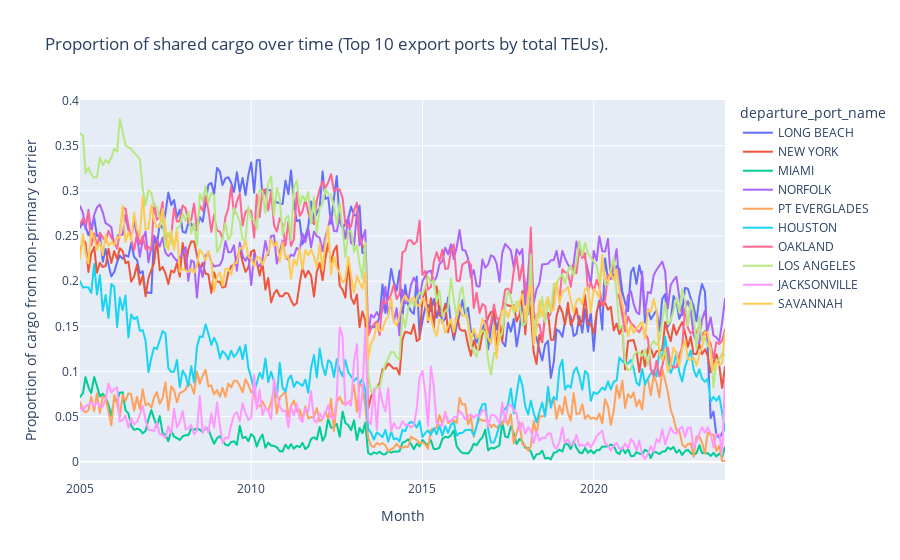

The cell this chart's notebook holds for it:
### Code cell
sharing_over_time_plotly(
    data_lf=exports_lf,
    group_var='departure_port_name',
    include_missing_voyages=False,
    title='Proportion of shared cargo over time (Top 10 export ports by total TEUs).')

### Figure 1 — Plotly figure (JSON) as saved in the notebook; plotly's stock layout.template omitted (floating-point values rounded to 4 significant figures; data arrays with more than 128 entries replaced by an {"elided": "..."} marker saying what was removed)
{"data": [{"hovertemplate": "departure_port_name=LONG BEACH<br>Month=%{x}<br>Proportion of cargo from non-primary carrier=%{y}<extra></extra>", "legendgroup": "LONG BEACH", "line": {"color": "#636efa", "dash": "solid"}, "marker": {"symbol": "circle"}, "mode": "lines", "name": "LONG BEACH", "showlegend": true, "type": "scattergl", "x": {"elided": "227 str values"}, "xaxis": "x", "y": {"elided": "227 float values"}, "yaxis": "y"}, {"hovertemplate": "departure_port_name=NEW YORK<br>Month=%{x}<br>Proportion of cargo from non-primary carrier=%{y}<extra></extra>", "legendgroup": "NEW YORK", "line": {"color": "#EF553B", "dash": "solid"}, "marker": {"symbol": "circle"}, "mode": "lines", "name": "NEW YORK", "showlegend": true, "type": "scattergl", "x": {"elided": "227 str values"}, "xaxis": "x", "y": {"elided": "227 float values"}, "yaxis": "y"}, {"hovertemplate": "departure_port_name=MIAMI<br>Month=%{x}<br>Proportion of cargo from non-primary carrier=%{y}<extra></extra>", "legendgroup": "MIAMI", "line": {"color": "#00cc96", "dash": "solid"}, "marker": {"symbol": "circle"}, "mode": "lines", "name": "MIAMI", "showlegend": true, "type": "scattergl", "x": {"elided": "227 str values"}, "xaxis": "x", "y": {"elided": "227 float values"}, "yaxis": "y"}, {"hovertemplate": "departure_port_name=NORFOLK<br>Month=%{x}<br>Proportion of cargo from non-primary carrier=%{y}<extra></extra>", "legendgroup": "NORFOLK", "line": {"color": "#ab63fa", "dash": "solid"}, "marker": {"symbol": "circle"}, "mode": "lines", "name": "NORFOLK", "showlegend": true, "type": "scattergl", "x": {"elided": "227 str values"}, "xaxis": "x", "y": {"elided": "227 float values"}, "yaxis": "y"}, {"hovertemplate": "departure_port_name=PT EVERGLADES<br>Month=%{x}<br>Proportion of cargo from non-primary carrier=%{y}<extra></extra>", "legendgroup": "PT EVERGLADES", "line": {"color": "#FFA15A", "dash": "solid"}, "marker": {"symbol": "circle"}, "mode": "lines", "name": "PT EVERGLADES", "showlegend": true, "type": "scattergl", "x": {"elided": "227 str values"}, "xaxis": "x", "y": {"elided": "227 float values"}, "yaxis": "y"}, {"hovertemplate": "departure_port_name=HOUSTON<br>Month=%{x}<br>Proportion of cargo from non-primary carrier=%{y}<extra></extra>", "legendgroup": "HOUSTON", "line": {"color": "#19d3f3", "dash": "solid"}, "marker": {"symbol": "circle"}, "mode": "lines", "name": "HOUSTON", "showlegend": true, "type": "scattergl", "x": {"elided": "227 str values"}, "xaxis": "x", "y": {"elided": "227 float values"}, "yaxis": "y"}, {"hovertemplate": "departure_port_name=OAKLAND<br>Month=%{x}<br>Proportion of cargo from non-primary carrier=%{y}<extra></extra>", "legendgroup": "OAKLAND", "line": {"color": "#FF6692", "dash": "solid"}, "marker": {"symbol": "circle"}, "mode": "lines", "name": "OAKLAND", "showlegend": true, "type": "scattergl", "x": {"elided": "227 str values"}, "xaxis": "x", "y": {"elided": "227 float values"}, "yaxis": "y"}, {"hovertemplate": "departure_port_name=LOS ANGELES<br>Month=%{x}<br>Proportion of cargo from non-primary carrier=%{y}<extra></extra>", "legendgroup": "LOS ANGELES", "line": {"color": "#B6E880", "dash": "solid"}, "marker": {"symbol": "circle"}, "mode": "lines", "name": "LOS ANGELES", "showlegend": true, "type": "scattergl", "x": {"elided": "227 str values"}, "xaxis": "x", "y": {"elided": "227 float values"}, "yaxis": "y"}, {"hovertemplate": "departure_port_name=JACKSONVILLE<br>Month=%{x}<br>Proportion of cargo from non-primary carrier=%{y}<extra></extra>", "legendgroup": "JACKSONVILLE", "line": {"color": "#FF97FF", "dash": "solid"}, "marker": {"symbol": "circle"}, "mode": "lines", "name": "JACKSONVILLE", "showlegend": true, "type": "scattergl", "x": {"elided": "227 str values"}, "xaxis": "x", "y": {"elided": "227 float values"}, "yaxis": "y"}, {"hovertemplate": "departure_port_name=SAVANNAH<br>Month=%{x}<br>Proportion of cargo from non-primary carrier=%{y}<extra></extra>", "legendgroup": "SAVANNAH", "line": {"color": "#FECB52", "dash": "solid"}, "marker": {"symbol": "circle"}, "mode": "lines", "name": "SAVANNAH", "showlegend": true, "type": "scattergl", "x": {"elided": "227 str values"}, "xaxis": "x", "y": {"elided": "227 float values"}, "yaxis": "y"}], "layout": {"legend": {"title": {"text": "departure_port_name"}, "tracegroupgap": 0}, "title": {"text": "Proportion of shared cargo over time (Top 10 export ports by total TEUs)."}, "xaxis": {"anchor": "y", "domain": [0, 1], "title": {"text": "Month"}}, "yaxis": {"anchor": "x", "domain": [0, 1], "title": {"text": "Proportion of cargo from non-primary carrier"}}}}
